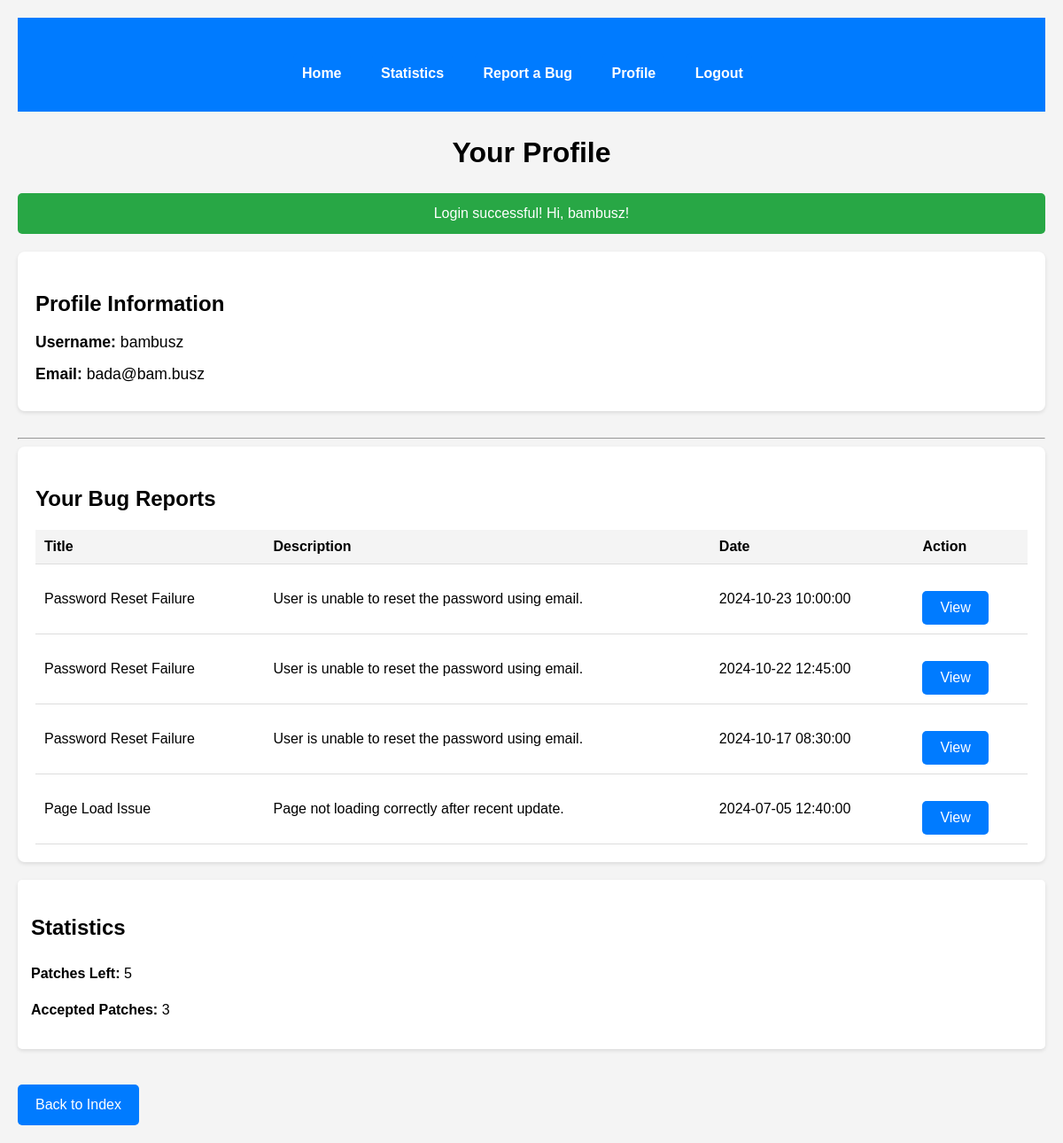
/index.php?action=profile (signed in), run on the app's committed database.
### tables this page shows
CREATE TABLE `users` (
  `username` varchar(255) NOT NULL,
  `email` varchar(255) NOT NULL,
  `password` varchar(255) NOT NULL,
  `u_id` int(11) NOT NULL
);

CREATE TABLE `bugs` (
  `b_id` int(11) NOT NULL,
  `u_id` int(11) NOT NULL,
  `description` varchar(255) NOT NULL,
  `system_requirements` varchar(255) NOT NULL,
  `date` datetime NOT NULL,
  `title` varchar(255) NOT NULL
);

### controllers/UserController.php (called while the page is built, shortened)
<?php
require_once '../services/UserService.php';
class UserController
{
    private $userService;
    public function __construct()
    {
        $this->userService = new UserService();
    }
    public function profile()
    {
        $username = $_SESSION['user']['username'];
        $userId = $_SESSION['user']['u_id'];
        try {
            $user = $this->userService->getUserByUsername($username);
            $roles = $this->userService->getRolesByUserId($userId);
            $patchesCount = 0;
            $acceptedPatchesCount = 0;
            if (in_array('developer', $roles)) {
                $patchesCount = $this->userService->countPatchesByUser($username);
            }
            if (in_array('tester', $roles)) {
                $acceptedPatchesCount = $this->userService->countAcceptedPatchesByUser($userId);
            }
            $bugs = $this->userService->getBugsByUsername($username);
            include '../views/profile.php';
        } catch (Exception $e) {
            $_SESSION['flash_message'] = "Error loading profile: " . $e->getMessage();
            header("Location: index.php");
            exit();
        }
    }
}

### config/database.php (called while the page is built)
<?php
class Database
{
    private static $instance = null;
    private $connection;
    private function __construct()
    {
        $host = 'localhost';
        $db = 'bugzilla';
        $user = 'root';
        $pass = '';
        try {
            $this->connection = new PDO("mysql:host=$host;dbname=$db", $user, $pass);
            $this->connection->setAttribute(PDO::ATTR_ERRMODE, PDO::ERRMODE_EXCEPTION);
        } catch (PDOException $e) {
            throw new Exception("Database connection error: " . $e->getMessage());
        }
    }
    public static function getInstance()
    {
        if (self::$instance === null) {
            self::$instance = new Database();
        }
        return self::$instance;
    }
    public function getConnection()
    {
        return $this->connection;
    }
}

### services/UserService.php (called while the page is built, shortened)
<?php
require_once '../config/database.php';
class UserService
{
    private $db;
    public function __construct()
    {
        try {
            $this->db = Database::getInstance()->getConnection();
        } catch (Exception $e) {
            throw new Exception("Database connection error.");
        }
    }
    public function getRolesByUserId($userId)
    {
        try {
            $stmt = $this->db->prepare("
            SELECT r.role
            FROM roles r
            JOIN role_user ru ON r.r_id = ru.r_id
            WHERE ru.u_id = ?
        ");
            $stmt->execute([$userId]);
            $rolesData = $stmt->fetchAll(PDO::FETCH_ASSOC);
            $roles = [];
            foreach ($rolesData as $row) {
                $roles[] = $row['role'];
            }
            return $roles;
        } catch (PDOException $e) {
            throw new Exception("Unable to fetch roles: " . $e->getMessage());
        }
    }
    public function getUserByUsername($username)
    {
        try {
            $stmt = $this->db->prepare("SELECT username, email FROM users WHERE username = :username");
            $stmt->bindValue(':username', $username, PDO::PARAM_STR);
            $stmt->execute();
            return $stmt->fetch(PDO::FETCH_ASSOC);
        } catch (Exception $e) {
            throw new Exception("Error fetching user details: " . $e->getMessage());
        }
    }
    public function getBugsByUsername($username)
    {
        try {
            $stmt = $this->db->prepare("
            SELECT bugs.*
            FROM bugs
            INNER JOIN users ON bugs.u_id = users.u_id
            WHERE users.username = :username
            ORDER BY bugs.date DESC
        ");
            $stmt->bindValue(':username', $username, PDO::PARAM_STR);
            $stmt->execute();
            return $stmt->fetchAll(PDO::FETCH_ASSOC);
        } catch (Exception $e) {
            throw new Exception("Error fetching user's bug reports: " . $e->getMessage());
        }
    }
    public function countPatchesByUser($username)
    {
        $query = "
        SELECT COUNT(*) AS patch_count
        FROM patches p
        INNER JOIN users u ON p.u_id = u.u_id
        WHERE u.username = :username
    ";
        try {
            $stmt = $this->db->prepare($query);
            $stmt->bindParam(':username', $username, PDO::PARAM_STR);
            $stmt->execute();
            $result = $stmt->fetch(PDO::FETCH_ASSOC);
            return $result ? (int) $result['patch_count'] : 0;
        } catch (PDOException $e) {
            throw new Exception("Database query error: " . $e->getMessage());
        }
    }
    public function countAcceptedPatchesByUser($userId)
    {
        try {
            $stmt = $this->db->prepare("SELECT COUNT(*) AS accepted_patch_count FROM accepted_patches WHERE u_id = :u_id");
            $stmt->bindValue(':u_id', $userId, PDO::PARAM_INT);
            $stmt->execute();
            $result = $stmt->fetch(PDO::FETCH_ASSOC);
            return $result['accepted_patch_count'];
        } catch (Exception $e) {
            throw new Exception("Error counting accepted patches: " . $e->getMessage());
        }
    }
}

### views/profile.php (the view, shortened to what this page needs)
<!DOCTYPE html>
<html lang="en">
<head>
    <link rel="stylesheet" href="../public/styles/styles.css">
</head>
<body>
<header class="header">
    <h1>Your Profile</h1>
</header>
<?php if (isset($_SESSION['flash_message'])): ?>
    <div class="flash-message error">
        <?= htmlspecialchars($_SESSION['flash_message']); ?>
    </div>
<?php endif; ?>
<section class="profile-section">
    <h2>Profile Information</h2>
    <p><strong>Username:</strong> <?= htmlspecialchars($user['username']); ?></p>
    <p><strong>Email:</strong> <?= htmlspecialchars($user['email']); ?></p>
</section>
<hr>
<section class="bug-reports-section">
    <h2>Your Bug Reports</h2>
    <?php if (!empty($bugs)): ?>
        <table class="reports-table">
            <thead>
            <tr>
                <th>Title</th>
                <th>Description</th>
                <th>Date</th>
                <th>Action</th>
            </tr>
            </thead>
            <tbody>
            <?php foreach ($bugs as $bug): ?>
                <tr>
                    <td><?= htmlspecialchars($bug['title']); ?></td>
                    <td><?= htmlspecialchars($bug['description']); ?></td>
                    <td><?= htmlspecialchars($bug['date']); ?></td>
                    <td>
                        <a href="index.php?action=viewBug&b_id=<?= $bug['b_id']; ?>">View</a>
                    </td>
                </tr>
            <?php endforeach; ?>
            </tbody>
        </table>
    <?php else: ?>
        <p>You haven't reported any bugs yet.</p>
    <?php endif; ?>
</section>
<section class="statistics-section">
    <h2>Statistics</h2>
    <div class="statistics">
        <?php if (in_array('developer', $roles)): ?>
            <p><strong>Patches Left:</strong> <?= $patchesCount; ?></p>
        <?php endif; ?>
        <?php if (in_array('tester', $roles)): ?>
            <p><strong>Accepted Patches:</strong> <?= $acceptedPatchesCount; ?></p>
        <?php endif; ?>
    </div>
</section>
<a href="index.php" class="back-to-index">Back to Index</a>
</body>
</html>

### public/styles/styles.css (style rules this page uses)
body { font-family: Arial, sans-serif; background-color: #f4f4f4; margin: 0; padding: 20px; line-height: 1.6; }
header h1 { text-align: center; font-size: 2rem; margin-bottom: 20px; }
.flash-message { padding: 10px; background-color: #28a745; color: white; border-radius: 5px; margin-bottom: 20px; text-align: center; }
.profile-section { background-color: #fff; padding: 20px; border-radius: 8px; box-shadow: 0 2px 4px rgba(0, 0, 0, 0.1); margin-bottom: 30px; }
.profile-section h2 { font-size: 1.5em; margin-bottom: 10px; }
.profile-section p { font-size: 1.1em; margin: 8px 0; }
.bug-reports-section { background-color: #fff; padding: 20px; border-radius: 8px; box-shadow: 0 2px 4px rgba(0, 0, 0, 0.1); }
.bug-reports-section h2 { font-size: 1.5em; margin-bottom: 15px; }
.reports-table { width: 100%; border-collapse: collapse; margin-top: 15px; }
.reports-table th, .reports-table td { padding: 10px; text-align: left; border-bottom: 1px solid #ddd; }
.reports-table th { background-color: #f4f4f4; font-weight: bold; }
a { display: inline-block; padding: 10px 20px; background-color: #007bff; color: white; text-decoration: none; border-radius: 5px; margin-top: 20px; }
body { font-family: Arial, sans-serif; background-color: #f4f4f4; margin: 0; padding: 20px; }
section { background-color: #fff; padding: 15px; margin-bottom: 20px; border-radius: 5px; box-shadow: 0 2px 4px rgba(0, 0, 0, 0.1); }

### data on the page
users: username "bambusz", email "bada@bam.busz"
bugs: title "Password Reset Failure", description "User is unable to reset the password using email.", date "2024-10-23 10:00:00"
bugs: title "Password Reset Failure", description "User is unable to reset the password using email.", date "2024-10-22 12:45:00"
bugs: title "Password Reset Failure", description "User is unable to reset the password using email.", date "2024-10-17 08:30:00"
bugs: title "Page Load Issue", description "Page not loading correctly after recent update.", date "2024-07-05 12:40:00"

### other printed values
$_SESSION['flash_message'] "Login successful! Hi, bambusz!"
$patchesCount "5"
$acceptedPatchesCount "3"
